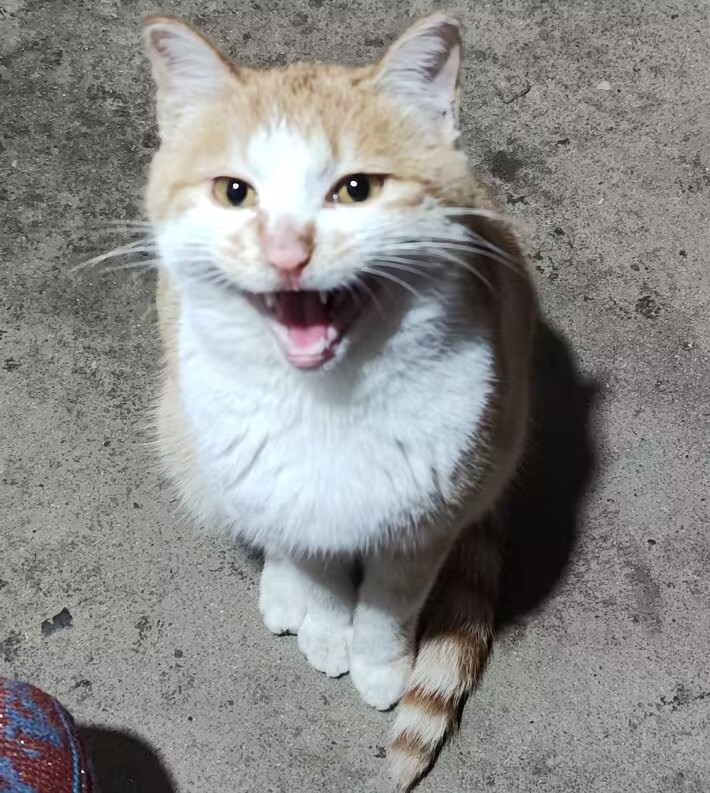
#> input picture 实验一/orange.jpg, 710 x 793 px
$ python 'Harris 角点检测.py'
#> lines starting #> are read from the running program, lines starting #| are printed output that depends on the picture; after the words box and inside, x2 and y2 are one past the last pixel; in counts of white or black regions, pixels touching at a corner belong together
import cv2
import numpy as np
import matplotlib.pyplot as plt
import os

# 创建结果保存目录
result_dir = "harris_corner_results"
if not os.path.exists(result_dir):
    os.makedirs(result_dir)

# 读取图像
image_path = "orange.jpg"
image = cv2.imread(image_path)
#> image is the input picture: shape (793, 710, 3); mean B, G, R 136.4, 137.9, 138.4
gray_image = cv2.cvtColor(image, cv2.COLOR_BGR2GRAY)  # 转为灰度图
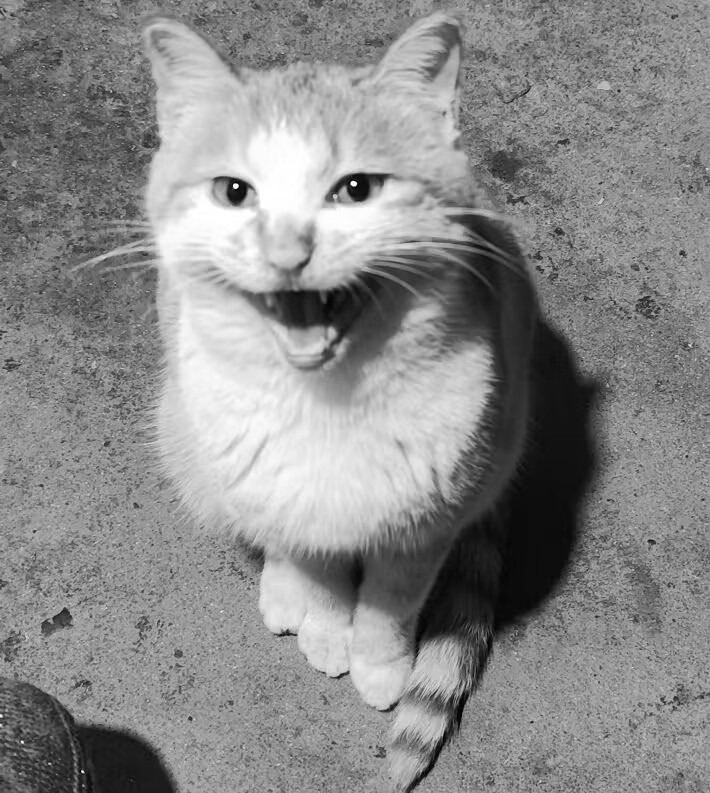
#> gray_image: shape (793, 710); min 0, max 255, mean 137.9

# Harris 角点检测
gray_image = np.float32(gray_image)  # 转换为 float32 类型
dst = cv2.cornerHarris(gray_image, blockSize=2, ksize=3, k=0.04)  # Harris 检测
dst = cv2.dilate(dst, None)  # 膨胀角点，提高可视化效果

# 标记角点
corner_image = image.copy()
corner_image[dst > 0.01 * dst.max()] = [0, 0, 255]  # 角点标红（阈值为 0.01）
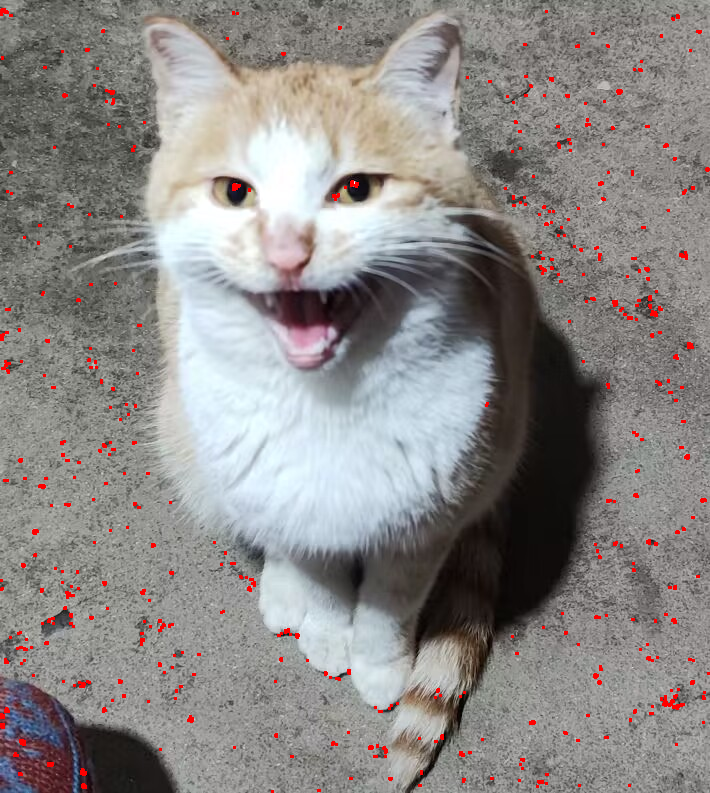
#> corner_image: shape (793, 710, 3); 1.18% of pixels changed, all inside (x1, y1, x2, y2) = (0, 8, 710, 793)

# 保存结果
original_path = os.path.join(result_dir, "original_image.jpg")
gray_path = os.path.join(result_dir, "gray_image.jpg")
corner_path = os.path.join(result_dir, "harris_corners.jpg")

cv2.imwrite(original_path, image)
cv2.imwrite(gray_path, cv2.cvtColor(gray_image.astype(np.uint8), cv2.COLOR_GRAY2BGR))
cv2.imwrite(corner_path, corner_image)

# 可视化结果
plt.figure(figsize=(15, 5))

plt.subplot(1, 3, 1)
plt.imshow(cv2.cvtColor(image, cv2.COLOR_BGR2RGB))
plt.title("Original Image")
plt.axis("off")

plt.subplot(1, 3, 2)
plt.imshow(gray_image, cmap='gray')
plt.title("Gray Image")
plt.axis("off")

plt.subplot(1, 3, 3)
plt.imshow(cv2.cvtColor(corner_image, cv2.COLOR_BGR2RGB))
plt.title("Harris Corners")
plt.axis("off")

# 保存可视化结果
visualization_path = os.path.join(result_dir, "harris_corners_visualization.jpg")
plt.savefig(visualization_path)
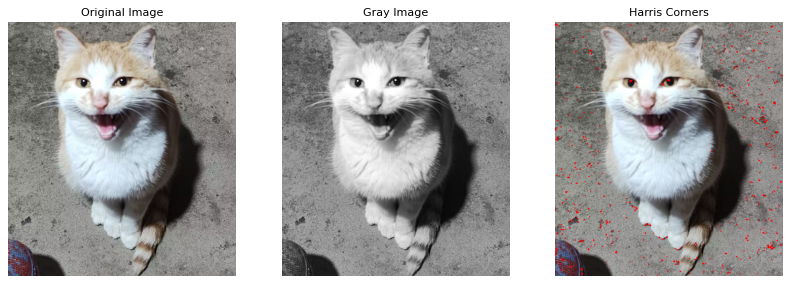
#> figure drawn by matplotlib, 3 panels
plt.show()

print(f"Harris 角点检测完成，结果保存在目录: {result_dir}")

$ run again, with 实验一/zmm.jpg copied over 实验一/orange.jpg
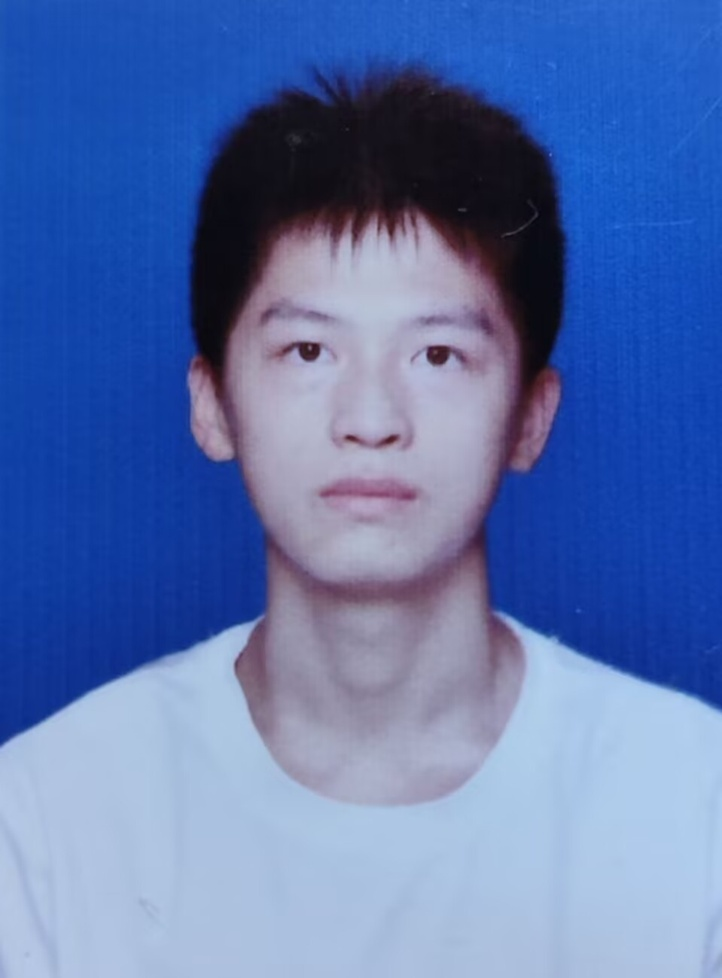
#> input picture 实验一/zmm.jpg, 722 x 978 px, shrunk from 959 x 1299 before the run
#> image is the input picture: shape (978, 722, 3); mean B, G, R 173.4, 115, 89.6
#> `gray_image = cv2.cvtColor(image, cv2.COLOR_BGR2GRAY)`:
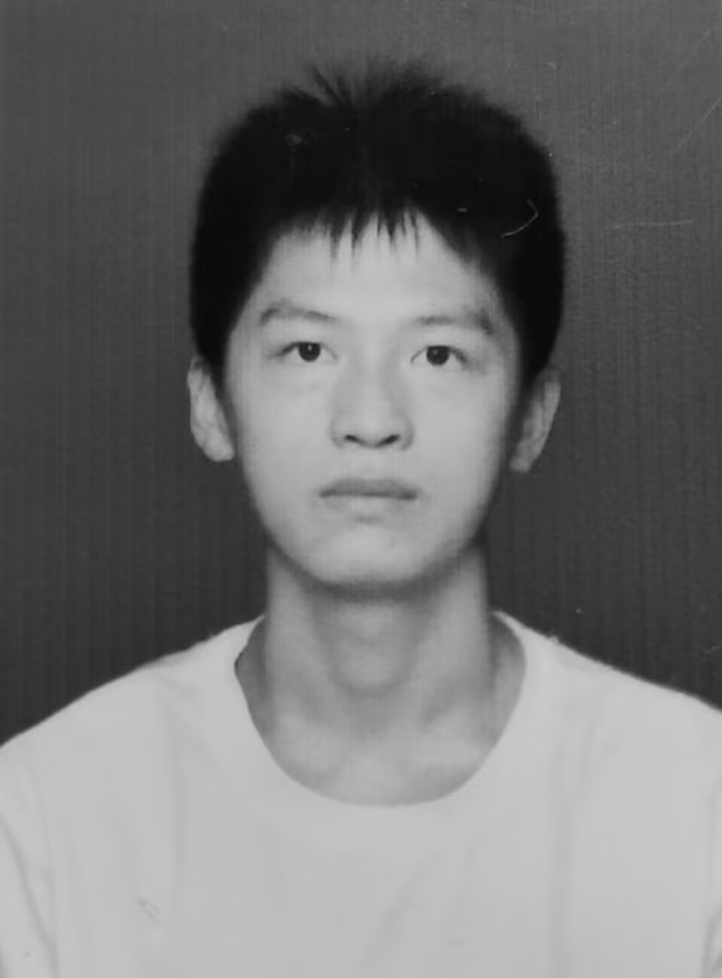
#> gray_image: shape (978, 722); min 6, max 204, mean 114.1
#> corner_image: shape (978, 722, 3); 0.24% of pixels changed, all inside (x1, y1, x2, y2) = (0, 92, 722, 750)
#> `plt.savefig(visualization_path)`:
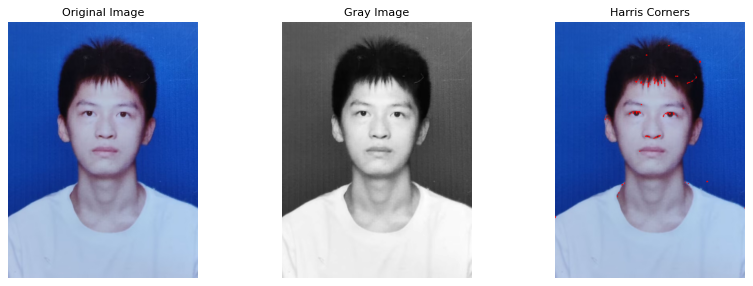
#> figure drawn by matplotlib, 3 panels

$ run again, with 实验一/HSI_components.png saved as 实验一/orange.jpg
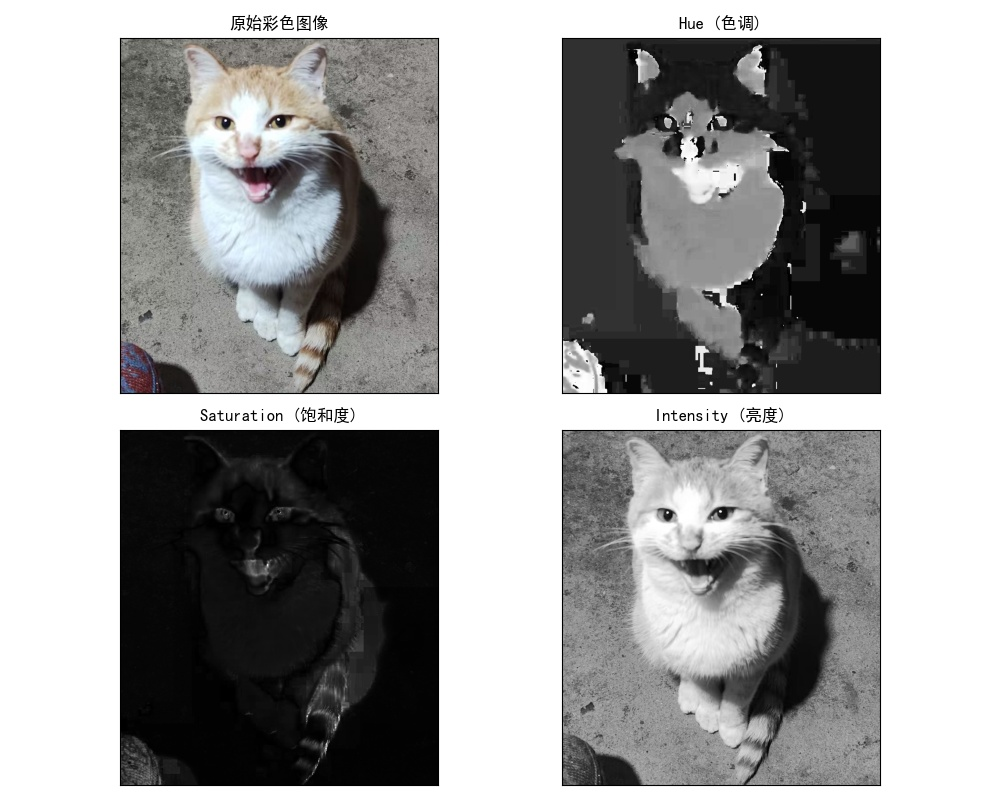
#> input picture 实验一/HSI_components.png, 1000 x 800 px
#> image is the input picture: shape (800, 1000, 3); mean B, G, R 158.4, 158.6, 158.7
#> `dst = cv2.dilate(dst, None)`:
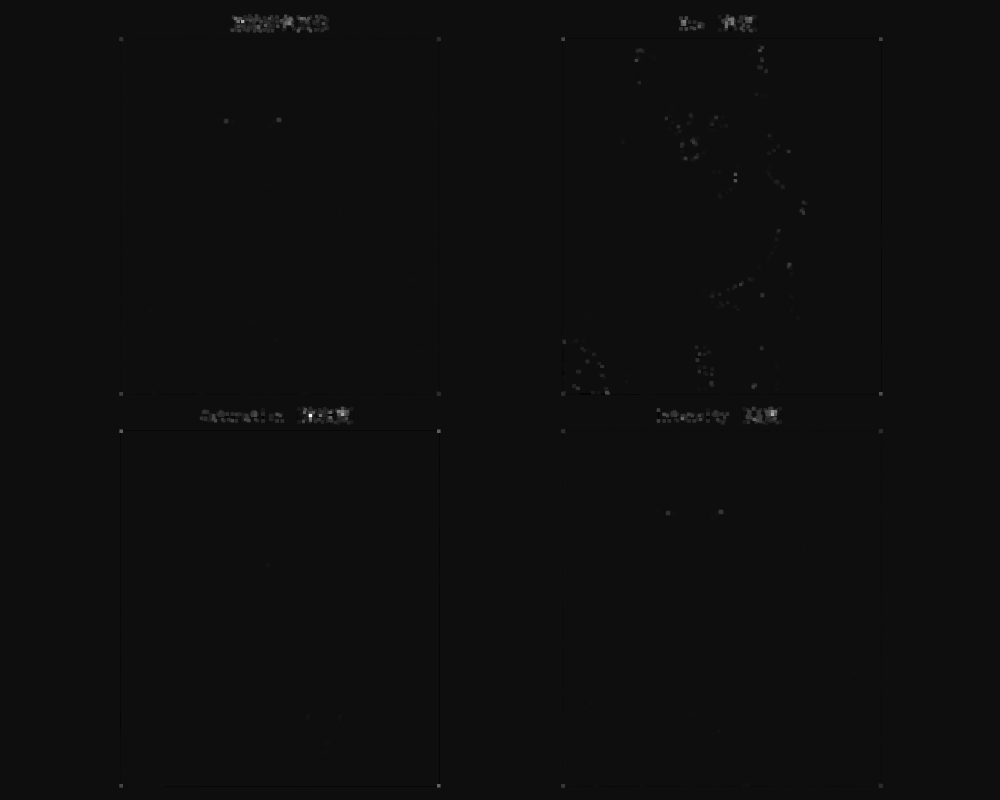
#> dst: shape (800, 1000) float32; min -60014260, max 988887168, mean 956784.4; drawn with min black and max white
#> corner_image: shape (800, 1000, 3); 0.99% of pixels changed, all inside (x1, y1, x2, y2) = (119, 14, 883, 788)
#> `plt.savefig(visualization_path)`:
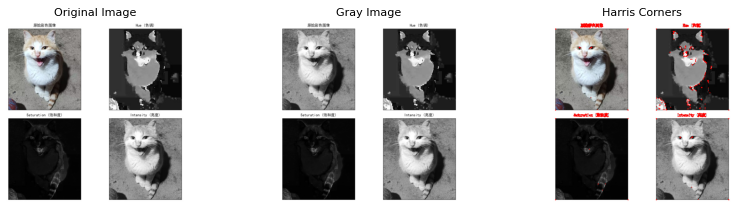
#> figure drawn by matplotlib, 3 panels
